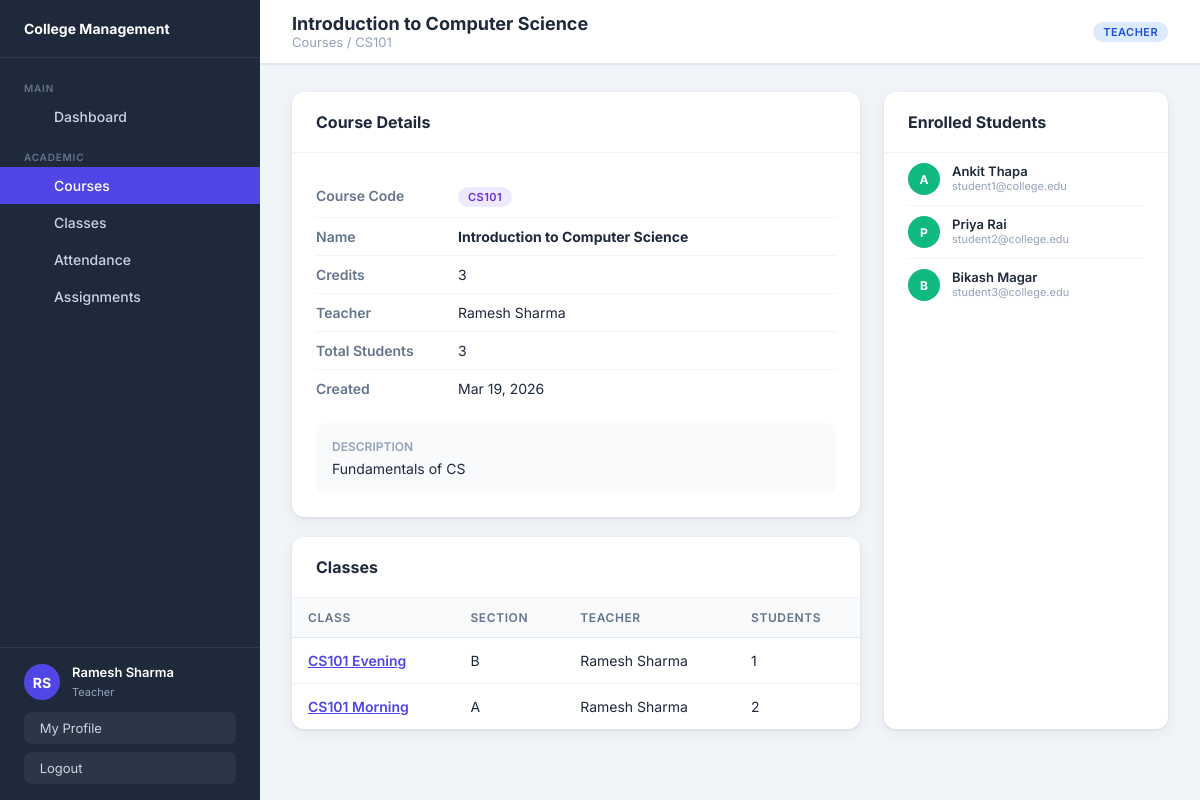
The app's page /courses/1/ (signed in) with its own data.
### users/models.py (models this page shows, shortened)
class CustomUser(AbstractUser):
    ROLE_CHOICES = [('admin','Admin'),('teacher','Teacher'),('student','Student')]
    role = models.CharField(max_length=10, choices=ROLE_CHOICES, default='student')
    phone = models.CharField(max_length=20, blank=True)
    address = models.TextField(blank=True)
    date_of_birth = models.DateField(null=True, blank=True)
    @property
    def is_admin(self): return self.role == 'admin'

### courses/models.py (models this page shows, shortened)
class Course(models.Model):
    name = models.CharField(max_length=200)
    code = models.CharField(max_length=20, unique=True)
    description = models.TextField(blank=True)
    credits = models.PositiveIntegerField(default=3)
    teacher = models.ForeignKey(CustomUser, on_delete=models.SET_NULL, null=True, blank=True,
        related_name='teaching_courses', limit_choices_to={'role': 'teacher'})
    students = models.ManyToManyField(CustomUser, blank=True,
        related_name='enrolled_courses', limit_choices_to={'role': 'student'})
    created_at = models.DateTimeField(auto_now_add=True)

### classes/models.py (models this page shows, shortened)
class Classroom(models.Model):
    name = models.CharField(max_length=100)
    section = models.CharField(max_length=20, blank=True)
    course = models.ForeignKey(Course, on_delete=models.CASCADE, related_name='classrooms')
    teacher = models.ForeignKey(CustomUser, on_delete=models.SET_NULL, null=True, blank=True,
        related_name='teaching_classes', limit_choices_to={'role': 'teacher'})
    students = models.ManyToManyField(CustomUser, blank=True,
        related_name='enrolled_classes', limit_choices_to={'role': 'student'})
    schedule = models.CharField(max_length=200, blank=True)
    room_number = models.CharField(max_length=20, blank=True)
    created_at = models.DateTimeField(auto_now_add=True)
    class Meta:
        ordering = ['name']

### courses/views.py (the view)
# urls.py: path('<int:pk>/', views.course_detail, name='course_detail'),
@login_required
def course_detail(request, pk):
    course = get_object_or_404(Course, pk=pk)
    return render(request, 'courses/course_detail.html', {'course': course})

### courses/templates/courses/course_detail.html (shortened to what this page needs)
{% extends 'base.html' %}
{% block page_title %}{{ course.name }}{% endblock %}
{% block breadcrumb %}Courses / {{ course.code }}{% endblock %}
{% block content %}
<div class="detail-grid">
  <div>
    <div class="card" style="margin-bottom:20px;">
      <div class="card-header">
        <h3 class="card-title"> Course Details</h3>
      </div>
      <div class="card-body">
        <ul class="info-list">
          <li><span class="info-label">Course Code</span><span class="badge badge-primary">{{ course.code }}</span></li>
          <li><span class="info-label">Name</span><strong>{{ course.name }}</strong></li>
          <li><span class="info-label">Credits</span>{{ course.credits }}</li>
          <li><span class="info-label">Teacher</span>{{ course.teacher.get_full_name|default:"Not assigned" }}</li>
          <li><span class="info-label">Total Students</span>{{ course.students.count }}</li>
          <li><span class="info-label">Created</span>{{ course.created_at|date:"M d, Y" }}</li>
        </ul>
        {% if course.description %}
        <div style="margin-top:16px;padding:16px;background:var(--gray-50);border-radius:8px;">
          <div style="font-size:12px;font-weight:600;color:var(--gray-400);margin-bottom:6px;">DESCRIPTION</div>
          <p style="font-size:14px;">{{ course.description }}</p>
        </div>
        {% endif %}
      </div>
    </div>
    <div class="card">
      <div class="card-header"><h3 class="card-title"> Classes</h3></div>
      {% if course.classrooms.all %}
      <div class="table-wrapper">
        <table>
          <thead><tr><th>Class</th><th>Section</th><th>Teacher</th><th>Students</th></tr></thead>
          <tbody>
            {% for cls in course.classrooms.all %}
            <tr>
              <td><a href="{% url 'class_detail' cls.pk %}" style="font-weight:600;color:var(--primary);">{{ cls.name }}</a></td>
              <td>{{ cls.section|default:"—" }}</td>
              <td>{{ cls.teacher.get_full_name|default:"—" }}</td>
              <td>{{ cls.students.count }}</td>
            </tr>
            {% endfor %}
          </tbody>
        </table>
      </div>
      {% else %}<div class="empty-state" style="padding:24px;"><p>No classes for this course</p></div>{% endif %}
    </div>
  </div>
  <div class="card">
    <div class="card-header"><h3 class="card-title"> Enrolled Students</h3></div>
    {% if course.students.all %}
    <ul class="info-list" style="padding:0 24px;">
      {% for s in course.students.all %}
      <li>
        <div style="width:32px;height:32px;border-radius:50%;background:var(--success);display:flex;align-items:center;justify-content:center;color:#fff;font-weight:700;font-size:12px;">
          {{ s.first_name|first|upper }}
        </div>
        <div>
          <div style="font-weight:600;font-size:13px;">{{ s.get_full_name|default:s.username }}</div>
          <div style="font-size:11px;color:var(--gray-400);">{{ s.email|default:s.username }}</div>
        </div>
      </li>
      {% endfor %}
    </ul>
    {% else %}<div class="empty-state" style="padding:24px;"><p>No students enrolled</p></div>{% endif %}
  </div>
</div>
{% endblock %}

### templates/base.html (shortened to what this page needs)
{% load static %}
<!DOCTYPE html>
<html lang="en">
<head>
<link rel="stylesheet" href="{% static 'css/main.css' %}"/>
</head>
<body>
<div class="layout">
  <aside class="sidebar">
    <div class="sidebar-brand">
      <div class="brand-text">
        <h2> College Management</h2>
      </div>
    </div>
    <nav class="sidebar-nav">
      <div class="nav-section">
        <div class="nav-section-title">Main</div>
        <a href="{% url 'dashboard' %}" class="nav-item"> Dashboard</a>
      </div>
      <div class="nav-section">
        <div class="nav-section-title">Academic</div>
        <a href="{% url 'course_list' %}" class="nav-item"> Courses</a>
        <a href="{% url 'class_list' %}" class="nav-item"> Classes</a>
        <a href="{% url 'attendance_list' %}" class="nav-item"> Attendance</a>
        <a href="{% url 'assignment_list' %}" class="nav-item"> Assignments</a>
      </div>
    </nav>
    <div class="sidebar-footer">
      <div class="sidebar-user">
        <div class="avatar">{{ user.first_name|first|upper }}{{ user.last_name|first|upper }}</div>
        <div class="user-info">
          <p>{{ user.get_full_name|default:user.username }}</p>
          <span>{{ user.role|capfirst }}</span>
        </div>
      </div>
      <a href="{% url 'profile' %}" class="btn-logout" style="margin-bottom:8px;"> &nbsp;My Profile</a>
      <a href="{% url 'logout' %}" class="btn-logout"> &nbsp;Logout</a>
    </div>
  </aside>
  <div class="main-content">
    <header class="topbar">
      <div class="topbar-left">
        <div>
          <div class="page-title">{% block page_title %}Dashboard{% endblock %}</div>
          <div class="breadcrumb">{% block breadcrumb %}Home{% endblock %}</div>
        </div>
      </div>
      <div class="topbar-right">
        <span class="badge badge-{{ user.role }}">{{ user.role|capfirst }}</span>
      </div>
    </header>
    <main class="page-body">
      {% block content %}{% endblock %}
    </main>
  </div>
</div>
</body>
</html>

### records on screen
CustomUser: first_name|first "R", last_name|first "S", get_full_name "Ramesh Sharma", role "Teacher", role "TEACHER"
Course: name "Introduction to Computer Science", code "CS101", credits "3", teacher.get_full_name "Ramesh Sharma", students.count "3", created_at "Mar 19, 2026", description "Fundamentals of CS"
Classroom: name "CS101 Evening", section "B", teacher.get_full_name "Ramesh Sharma", students.count "1"
Classroom: name "CS101 Morning", section "A", teacher.get_full_name "Ramesh Sharma", students.count "2"
CustomUser: first_name|first "A", get_full_name "Ankit Thapa", email "student1@college.edu"
CustomUser: first_name|first "P", get_full_name "Priya Rai", email "student2@college.edu"
CustomUser: first_name|first "B", get_full_name "Bikash Magar", email "student3@college.edu"
